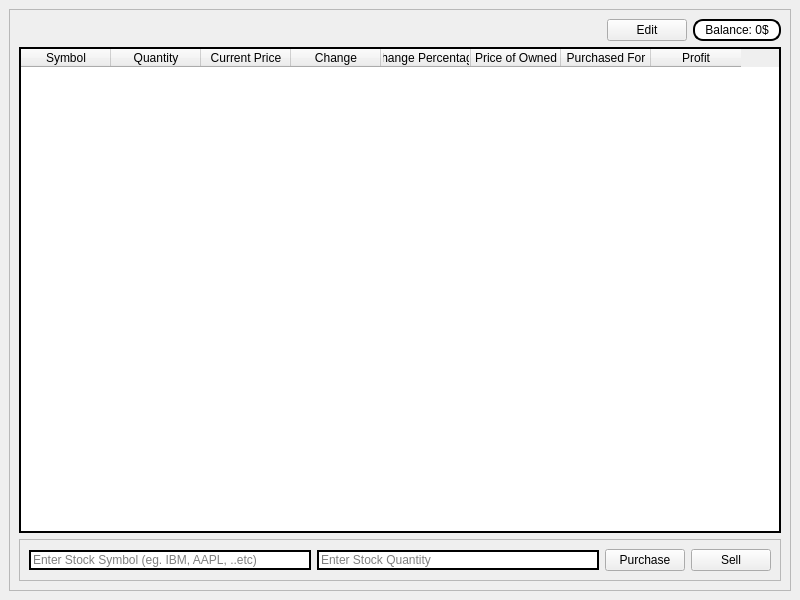
<?xml version="1.0" encoding="UTF-8"?>
<ui version="4.0">
 <class>MainWindow</class>
 <widget class="QMainWindow" name="MainWindow">
  <property name="geometry">
   <rect>
    <x>0</x>
    <y>0</y>
    <width>800</width>
    <height>600</height>
   </rect>
  </property>
  <property name="windowTitle">
   <string>MainWindow</string>
  </property>
  <property name="styleSheet">
   <string notr="true">QWidget#centralwidget{
border-image: url(:/Background/assets/stock background.jpg) 0 0 0 0 stretch stretch;
}</string>
  </property>
  <widget class="QWidget" name="centralwidget">
   <layout class="QVBoxLayout" name="verticalLayout">
    <item>
     <widget class="QFrame" name="frame">
      <property name="frameShape">
       <enum>QFrame::StyledPanel</enum>
      </property>
      <property name="frameShadow">
       <enum>QFrame::Raised</enum>
      </property>
      <layout class="QGridLayout" name="gridLayout">
       <item row="0" column="3" alignment="Qt::AlignRight">
        <widget class="QLabel" name="label">
         <property name="layoutDirection">
          <enum>Qt::LeftToRight</enum>
         </property>
         <property name="styleSheet">
          <string notr="true">background-color: rgb(255,255,255);
border-radius: 10px;
border: 2px solid black;
padding-left: 10px;
padding-right: 10px;</string>
         </property>
         <property name="text">
          <string>Balance: 0$</string>
         </property>
         <property name="alignment">
          <set>Qt::AlignCenter</set>
         </property>
         <property name="margin">
          <number>3</number>
         </property>
        </widget>
       </item>
       <item row="0" column="2">
        <widget class="QPushButton" name="pushButton">
         <property name="text">
          <string>Edit</string>
         </property>
        </widget>
       </item>
       <item row="0" column="0">
        <spacer name="horizontalSpacer">
         <property name="orientation">
          <enum>Qt::Horizontal</enum>
         </property>
         <property name="sizeType">
          <enum>QSizePolicy::Expanding</enum>
         </property>
         <property name="sizeHint" stdset="0">
          <size>
           <width>20</width>
           <height>20</height>
          </size>
         </property>
        </spacer>
       </item>
       <item row="5" column="0" colspan="4">
        <widget class="QTableWidget" name="tableWidget">
         <property name="styleSheet">
          <string notr="true">QTableWidget{
border: 2px solid black;
}</string>
         </property>
         <property name="editTriggers">
          <set>QAbstractItemView::NoEditTriggers</set>
         </property>
         <property name="selectionMode">
          <enum>QAbstractItemView::MultiSelection</enum>
         </property>
         <property name="selectionBehavior">
          <enum>QAbstractItemView::SelectRows</enum>
         </property>
         <property name="sortingEnabled">
          <bool>true</bool>
         </property>
         <property name="rowCount">
          <number>0</number>
         </property>
         <property name="columnCount">
          <number>8</number>
         </property>
         <attribute name="horizontalHeaderCascadingSectionResizes">
          <bool>true</bool>
         </attribute>
         <attribute name="horizontalHeaderDefaultSectionSize">
          <number>90</number>
         </attribute>
         <column>
          <property name="text">
           <string>Symbol</string>
          </property>
         </column>
         <column>
          <property name="text">
           <string>Quantity</string>
          </property>
         </column>
         <column>
          <property name="text">
           <string>Current Price</string>
          </property>
         </column>
         <column>
          <property name="text">
           <string>Change</string>
          </property>
         </column>
         <column>
          <property name="text">
           <string>Change Percentage</string>
          </property>
         </column>
         <column>
          <property name="text">
           <string>Price of Owned</string>
          </property>
         </column>
         <column>
          <property name="text">
           <string>Purchased For</string>
          </property>
         </column>
         <column>
          <property name="text">
           <string>Profit</string>
          </property>
         </column>
        </widget>
       </item>
       <item row="6" column="0" colspan="4">
        <widget class="QFrame" name="frame_2">
         <property name="frameShape">
          <enum>QFrame::StyledPanel</enum>
         </property>
         <property name="frameShadow">
          <enum>QFrame::Raised</enum>
         </property>
         <layout class="QHBoxLayout" name="horizontalLayout">
          <item>
           <widget class="QLineEdit" name="lineEdit">
            <property name="styleSheet">
             <string notr="true">border: 2px solid black;</string>
            </property>
            <property name="inputMask">
             <string notr="true"/>
            </property>
            <property name="placeholderText">
             <string>Enter Stock Symbol (eg. IBM, AAPL, ..etc)</string>
            </property>
           </widget>
          </item>
          <item>
           <widget class="QLineEdit" name="lineEdit_2">
            <property name="styleSheet">
             <string notr="true">border: 2px solid black;</string>
            </property>
            <property name="inputMethodHints">
             <set>Qt::ImhNone</set>
            </property>
            <property name="placeholderText">
             <string>Enter Stock Quantity</string>
            </property>
           </widget>
          </item>
          <item>
           <widget class="QPushButton" name="add">
            <property name="text">
             <string>Purchase</string>
            </property>
           </widget>
          </item>
          <item>
           <widget class="QPushButton" name="remove">
            <property name="text">
             <string>Sell</string>
            </property>
           </widget>
          </item>
         </layout>
        </widget>
       </item>
      </layout>
     </widget>
    </item>
   </layout>
  </widget>
 </widget>
 <resources>
  <include location="resources.qrc"/>
 </resources>
 <connections/>
</ui>
